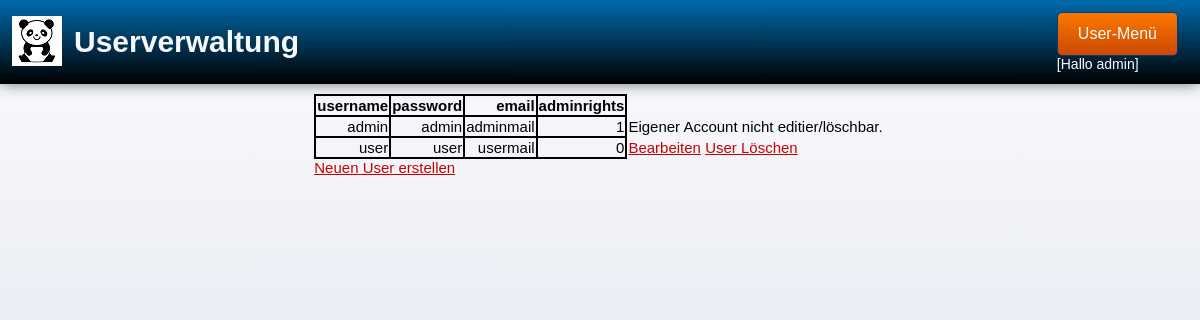
/admin/userManagement.php (signed in), run on the app's committed database.
### tables this page shows
CREATE TABLE `users` (
  `username` text NOT NULL,
  `password` text NOT NULL,
  `email` text NOT NULL,
  `adminrights` tinyint(1) NOT NULL
);

### utility/DbUtility.php (called while the page is built, shortened)
<?php
class DbUtility
{
    private $db_host = 'localhost';
    private $db_user = 'root';
    private $db_pass = 'root123';
    private $db_name = 'cms-database';
    private $mysqli;
    public function __construct()
    {
        $this->mysqli = new \mysqli($this->db_host, $this->db_user, $this->db_pass, $this->db_name);
    }
    public function u_select()
    {
        $sql = "Select * from Users";
        $result = $this->mysqli->query($sql);
        return $result;
    }
}
?>

### admin/userManagement.php (the view, shortened to what this page needs)
<!doctype html>
<html lang="de">
<head>
    <link rel="stylesheet" href="../res/css/style.css">
    <?php
    include('..\utility\DbUtility.php');
    $db = new \utility\DbUtility();
    ?>
</head>
<body data-decimal-separator="," data-grouping-separator=".">
<header aria-labelledby="bannerheadline">
    <a href="../index.php"><img class="title-image" src="../res/img/pandaHomeLogo.png" alt="Blog-Home"></a>
    <h1 class="header-title" id="bannerheadline">
        Userverwaltung
    </h1>
    <nav aria-labelledby="navigationheadline">
        <ul class="navigation-list">
            <li>
                <?php
                if (isset($_COOKIE['username'])) { ?>
                    <div class="dropdown">
                        <button class="dropbtn">User-Menü</button>
                        <div class="dropdown-content">
                            <a href="../inc/navigation.php">User-Navigation</a>
                            <a href="logout.php">Logout</a>
                        </div>
                    </div>
                    <?php
                    echo '<div class="whitelabel" >[Hallo ' . $_COOKIE['username'] . ']</div>';
                } elseif (isset($_SESSION['username'])) { ?>
                    <div class="dropdown">
                        <button class="dropbtn">User-Menü</button>
                    </div>
                    <?php echo '<div class="whitelabel" >[Hallo ' . $_SESSION['username'] . ']</div>';
                } else {
                    echo '<a href="login.php" class="button" accesskey="1">Login</a>';
                }
                ?>
            </li>
        </ul>
    </nav>
</header>
<?php
$result = $db->u_select();
echo "<div style='margin: 0px auto'>";
echo "<table id='tableM' >";
$i = 0;
while ($row = $result->fetch_assoc()) {
    if ($i == 0) {
        $i++;
        echo "<tr>";
        foreach ($row as $key => $value) {
            echo '<th><span style="color:#000000">' . $key . "</span></th>";
        }
        echo "</tr>";
    }
    echo "<tr>";
    $counter = 1;
    $username = "";
    $password = "";
    $email = "";
    $adminrights = 0;
    $myaccount = false;
    foreach ($row as $value) {
        echo "<td><span style=\"color:#000000\">" . $value . "</span></td>";
        if ($counter == 1) {
            $username = $value;
        }
        if (isset($_SESSION['username']) && $_SESSION['username'] == $username) {
            $myaccount = true;
        }
        if ($counter == 2) {
            $password = $value;
        }
        if ($counter == 3) {
            $email = $value;
        }
        if ($counter == 4) {
            $adminrights = $value;
        }
        $counter++;
    }
    if ($myaccount == false) {
        ?>
        <td class="outside">
            <a href="editUser.php?username=<?php echo $username; ?>&password=<?php echo $password; ?>&email=<?php echo $email; ?>&adminrights=<?php echo $adminrights; ?>">
                Bearbeiten</a>
            <a href="userManagement.php?delete=true&username=<?php echo $username; ?>"> User Löschen</a></td>
        <?php
    } else {
        echo "<td class='outside'><span style=\"color:#000000\">Eigener Account nicht editier/löschbar.</span></td>";
    }
    echo "</tr>";
}
echo "</table>";
echo '<a href="editUser.php?newUser=true" style="display: block;margin-left: auto;margin-right: auto;"  > Neuen User erstellen</a>';
echo "</div>";
?>

### res/css/style.css (style rules this page uses)
body { display: flex; flex-direction: column; margin: 0; min-height: 100vh; background: linear-gradient(to bottom, rgba(251, 252, 253, 1) 0%, rgba(211, 216, 232, 1) 100%); }
body, input, button, select { font-family: Arial, sans-serif; font-size: 15px; color: #ffffff; }
header { padding: 12px; height:60px; background: linear-gradient(to bottom, #006BAC 0%, #000000 100%); display: flex; justify-content: flex-start; align-items: center; margin-bottom: 10px; box-shadow: 0 -1px 15px 0 rgba(0, 0, 0, 0.6); }
.header-title { color:ghostwhite; margin: 0 0 0 12px; flex-grow: 1; }
.whitelabel { font-size: 14px; color: #ffffff; }
a:link { color: #c00 }
.navigation-list { list-style: none; padding: 0; margin: 0; }
.navigation-list li { float: left; margin-left: 5px; }
.outside { border:none; text-align: left; }
#tableM { margin: 0px auto; position: relative; border-collapse: collapse; text-align: right; }
#tableFile th, td { border:2px solid black; }
#tableM th, td { border:2px solid black; }
.dropbtn { background: linear-gradient(to bottom, #FC7800 0%, #CC4800 100%); padding: 12px 20px; margin-right: 10px; border-radius: 5px; border: 1px solid #003B7C; font-size: 16px; cursor: pointer; color: #fff; }

### data on the page
users: key "username", key "password", key "email", key "adminrights", value "admin", email "adminmail", adminrights "1", shows "Eigener Account nicht editier/löschbar."
users: value "user", email "usermail", adminrights "0"

### other printed values
$_SESSION['username'] "admin"
